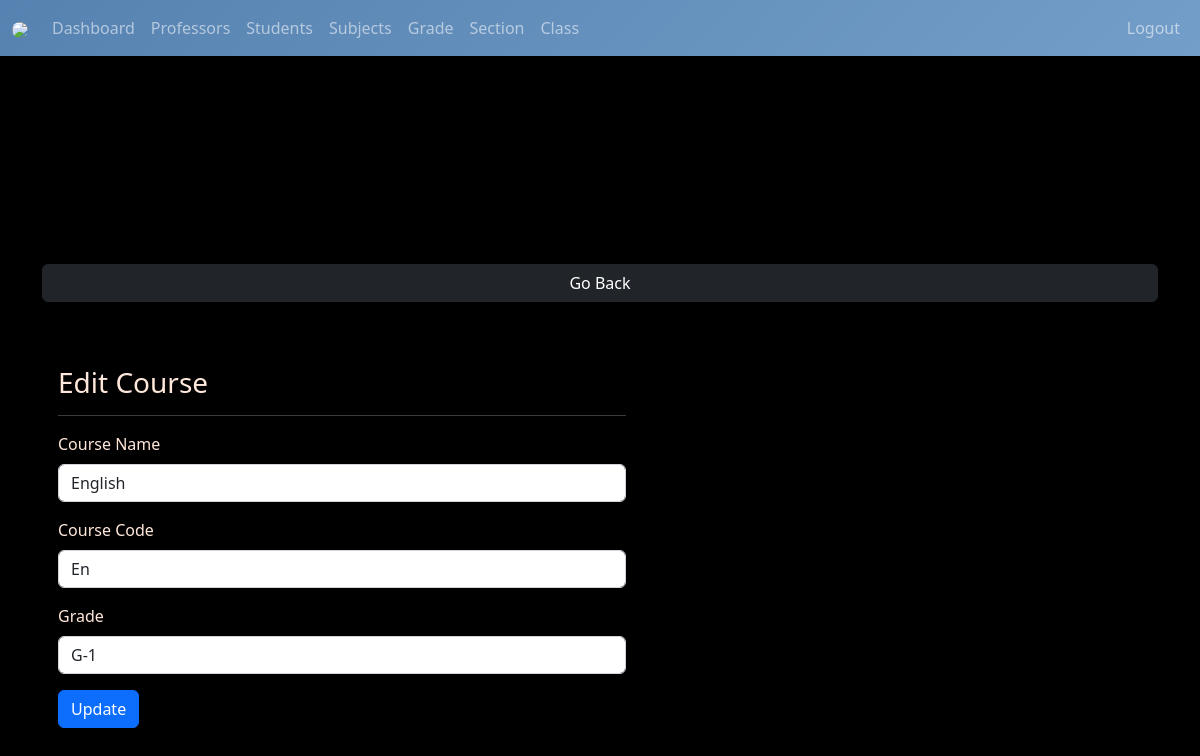
/admin/course-edit.php?course_id=1 (signed in), run on the app's committed database.
### tables this page shows
CREATE TABLE `subjects` (
  `subject_id` int(11) NOT NULL,
  `subject` varchar(31) NOT NULL,
  `subject_code` varchar(31) NOT NULL,
  `grade` int(11) NOT NULL
);

CREATE TABLE `grades` (
  `grade_id` int(11) NOT NULL,
  `grade` varchar(31) NOT NULL,
  `grade_code` varchar(7) NOT NULL
);

### admin/data/subject.php (called while the page is built, shortened)
<?php
function getSubjectById($subject_id, $conn){
   $sql = "SELECT * FROM subjects
           WHERE subject_id=?";
   $stmt = $conn->prepare($sql);
   $stmt->execute([$subject_id]);
   if ($stmt->rowCount() == 1) {
     $subject = $stmt->fetch();
     return $subject;
   }else {
   	return 0;
   }
}
 ?>

### admin/data/grade.php (called while the page is built, shortened)
<?php
function getAllGrades($conn){
   $sql = "SELECT * FROM grades";
   $stmt = $conn->prepare($sql);
   $stmt->execute();
   if ($stmt->rowCount() >= 1) {
     $grades = $stmt->fetchAll();
     return $grades;
   }else {
    return 0;
   }
}

### admin/course-edit.php (the view, shortened to what this page needs)
<?php
if (isset($_SESSION['admin_id']) &&
    isset($_SESSION['role'])     &&
    isset($_GET['course_id'])) {
    if ($_SESSION['role'] == 'Admin') {
       include "../DB_connection.php";
       include "data/subject.php";
       include "data/grade.php";
       $course_id = $_GET['course_id'];
       $course = getSubjectById($course_id, $conn);
       $grades = getAllGrades($conn);
 ?>
<!DOCTYPE html>
<html lang="en">
<head>
	<link rel="stylesheet" href="https://cdn.jsdelivr.net/npm/bootstrap@5.2.0/dist/css/bootstrap.min.css">
	<link rel="stylesheet" href="../css/style.css">
  <link rel="stylesheet" href="https://cdnjs.cloudflare.com/ajax/libs/font-awesome/4.7.0/css/font-awesome.min.css">
</head>
<body>
    <?php
        include "inc/navbar.php";
     ?>
     <div class="container mt-5">
        <a href="course.php"
           class="btn btn-dark">Go Back</a>
        <form method="post"
              class="shadow p-3 mt-5 form-w"
              action="req/course-edit.php">
        <h3>Edit Course</h3><hr>
        <div class="mb-3">
          <label class="form-label">Course Name</label>
          <input type="text"
                 class="form-control"
                 value="<?=$course['subject']?>"
                 name="course_name">
        </div>
        <div class="mb-3">
          <label class="form-label">Course Code</label>
          <input type="text"
                 class="form-control"
                 value="<?=$course['subject_code']?>"
                 name="course_code">
        </div>
        <div class="mb-3">
          <label class="form-label">Grade</label>
          <select name="grade"
                  class="form-control" >
                  <?php foreach ($grades as $grade) {
                     $selected = 0;
                     if ($grade['grade_id'] == $course['grade'] ) {
                       $selected = 1;
                     }
                  ?>
                    <option  value="<?=$grade['grade_id']?>"
                          <?php if ($selected) echo "selected"; ?> >
                       <?=$grade['grade_code'].'-'.$grade['grade']?>
                    </option>
                  <?php } ?>
          </select>
        </div>
      <button type="submit"
              class="btn btn-primary">
              Update</button>
     </form>
</body>
</html>
<?php
  }else {
    header("Location: course.php");
    exit;
  }
}else {
	header("Location: course.php");
	exit;
}
?>

### css/style.css (style rules this page uses)
:root { --primary-color: #5682B1; --secondary-color: #739EC9; --success-color: #739EC9; --danger-color: #FFE8DB; --warning-color: #FFE8DB; --info-color: #739EC9; --light-color: #FFE8DB; --dark-color: #000000; --bg-color: #000000; --text-color: #FFE8DB; --navbar-bg: linear-gradient(135deg, #5682B1, #739EC9); --card-bg: #739EC9; --shadow: 0 2px 8px rgba(86, 130, 177, 0.5); --transition: all 0.3s ease; }
* { box-sizing: border-box; }
html, body { height: 100%; margin: 0; padding: 0; }
body { font-family: 'Segoe UI', Tahoma, Geneva, Verdana, sans-serif; background-color: var(--bg-color); color: var(--text-color); transition: var(--transition); }
.container { height: 100vh; display: flex; flex-direction: column; justify-content: center; padding-top: 0; }
textarea, input, select { border-radius: 6px; border: 1px solid #ccc; padding: 10px; font-size: 1rem; width: 100%; box-sizing: border-box; transition: var(--transition); background: var(--card-bg); color: var(--text-color); }
.btn { transition: var(--transition); }
.form-w { max-width: 600px; width: 100%; }

### data on the page
subjects: course_name "English", course_code "En", grade "G-1"
